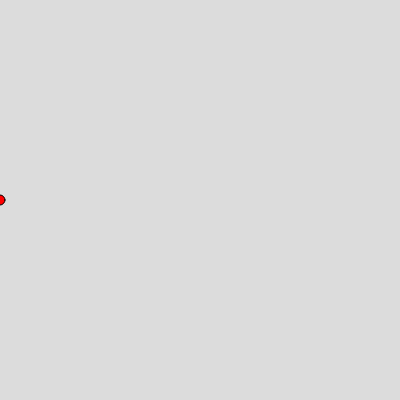
Frame 1 (no input)
Frame 60 (no input): identical to frame 1, image omitted
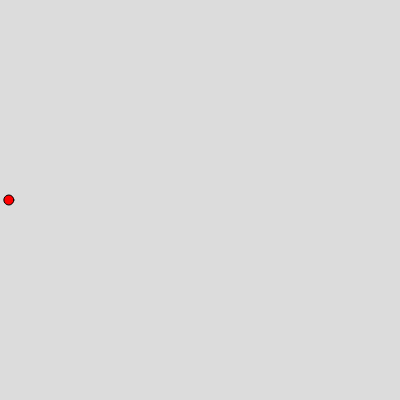
Frame 120 (the mouse pressed at the canvas centre since frame 60)

The p5.js sketch that drew these frames (run headless with seeded random() and noise() and a simulated clock; from frame 60 on, the mouse is pressed at the canvas centre):

// p5.js sketch
// ── sketch.js
class mover {
  constructor() {
    this.position = createVector(0,height/2);
    this.velocity = createVector(0,0);
    this.acceleration = createVector(0,0);
    this.mass = 10;
  }



  applyForce(force) {
    let f = force.copy();
    f.div(this.mass);
    this.acceleration.add(f);
  }

  update() {
    this.velocity.add(this.acceleration);
    this.position.add(this.velocity);
    this.acceleration.mult(0);
    if (this.position.x > width) {
      this.position.x = 0;
    }
  }
  
  display(c) {
    fill(255,0,0);
    circle(this.position.x,this.position.y,c);
  }
}
let wind;

function setup() { 
  createCanvas(400, 400);
  M = new mover();
}

function draw() {
  wind = createVector(0.05, 0);
  background(220);
  M.update();
  M.display(10);
  if (mouseIsPressed === true) {
    M.applyForce(wind);
  }
}
